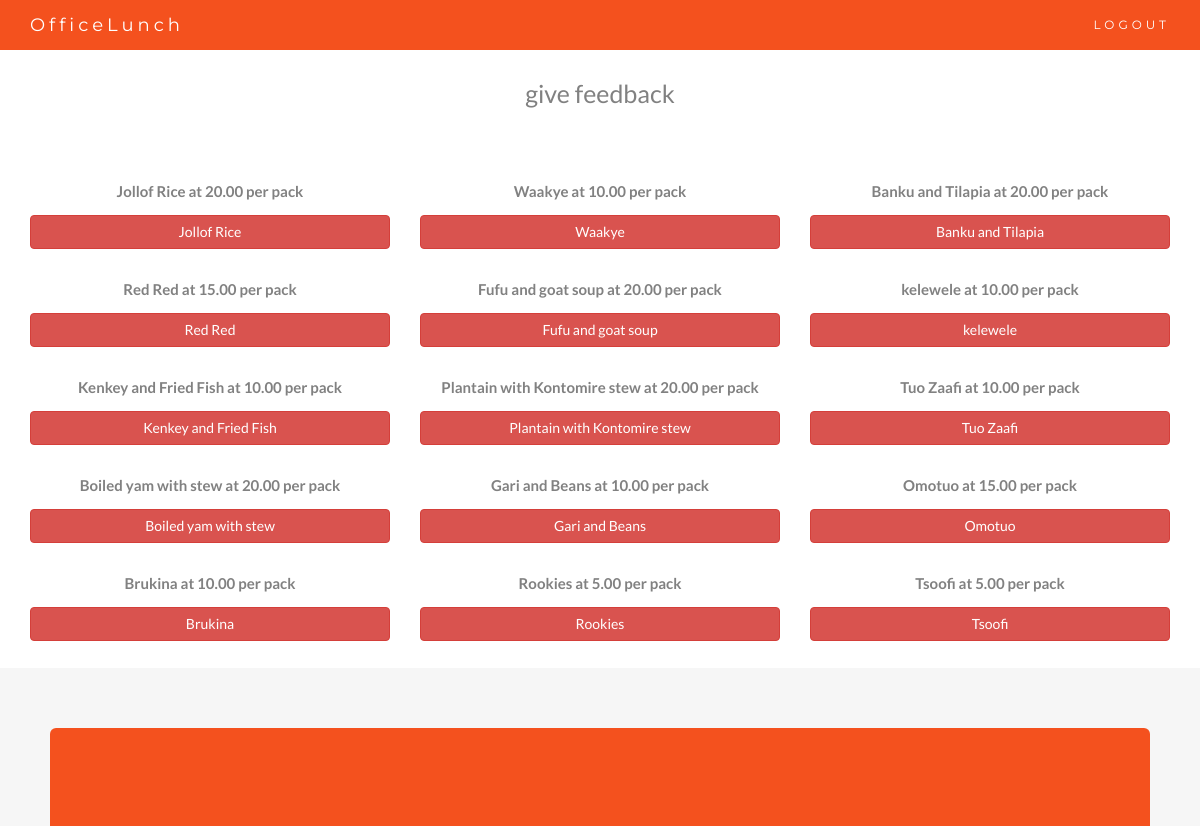
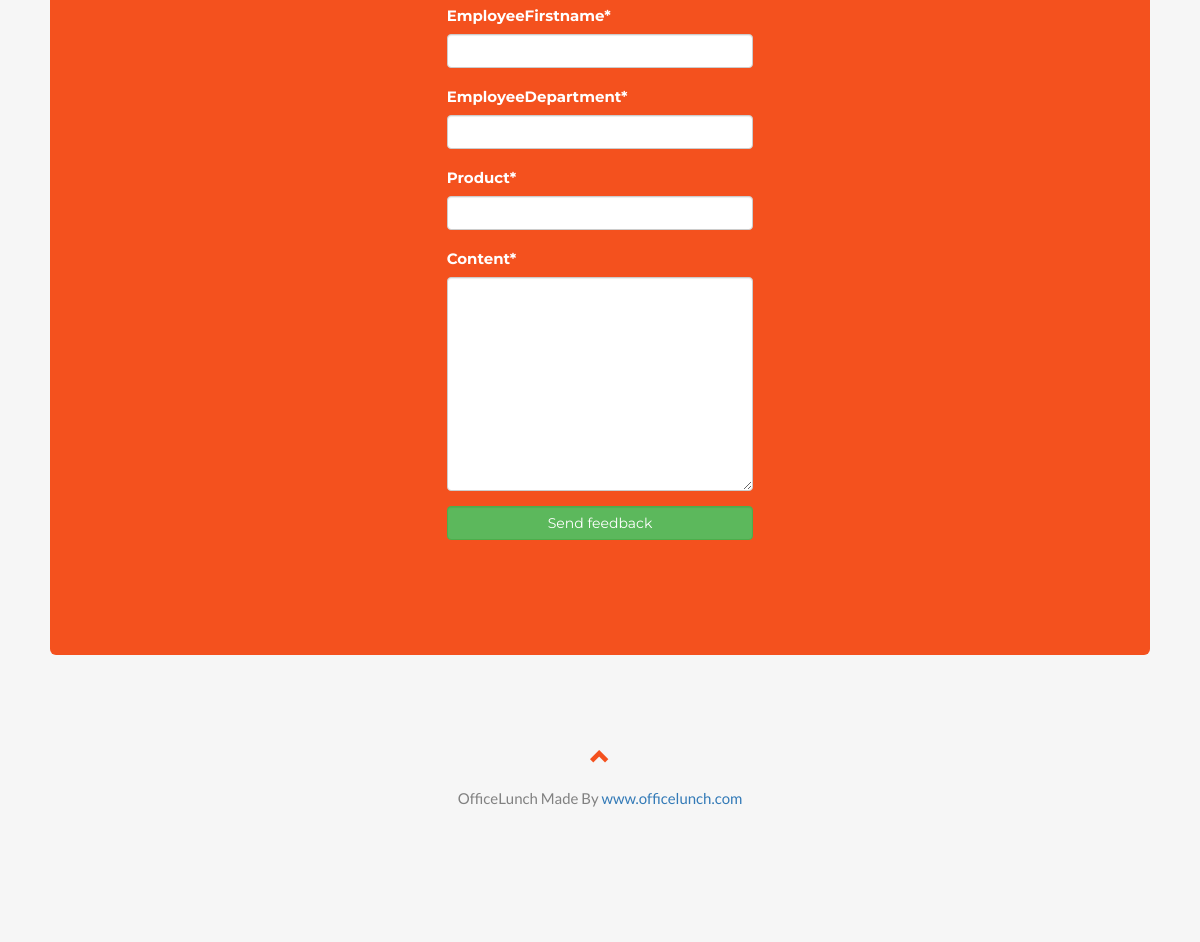
Page /dashboard/feedback on the committed database (2 pictures, top to bottom).
### store/models.py (models this page shows, shortened)
class Product(models.Model):
    meal = models.CharField(max_length=50,
                            validators=[validate_product_name])
    price = models.DecimalField(max_digits=9,decimal_places=2,default=0)

### store/views.py (the view, shortened to what this page needs)
# urls.py: path('dashboard/feedback',views.FeedbackFormView.as_view(), name="feedback"),
class FeedbackFormView(View):
    form_class= FeedbackForm
    template_name='feedback.html'
    def get(self, request):
        form = self.form_class(None)
        all_products = Product.objects.all()
        return render(request, self.template_name, {'form':form,'all_products':all_products})

### store/forms.py
class FeedbackForm(forms.ModelForm):
    class Meta:
        model = Feedback
        fields = ['EmployeeFirstname','EmployeeDepartment','Product','Content']

### store/templates/feedback.html (shortened to what this page needs)
{% extends "dashboard_base.html" %}
{% load crispy_forms_tags %}
{% block banner %}
<div class="container-fluid">
    <div class="row text-center">
        <div class="pahe-header">
                <h1 style="font-size: 25px"> give feedback</h1>
        </div>
    </div>
</div>
<div class="container">
    <div class="row">
        {% if all_products %}
        {% for product in all_products %}
        <div class="col-sm-4">
            <p class="text-center"><strong>{{ product.meal }} at {{ product.price }} per pack</strong></p>
            <button class="btn btn-danger btn-bg  btn-block" type="button">{{ product.meal }}
            </button><br>
        </div>
        {% endfor %}
        {% else %}
        <h3>no products</h3>
        {% endif %}
    </div>
</div>
<div class="container-fluid bg-grey">
    <div class="jumbotron">
        <div class="row justify-content-center">
            <div class="col-md-4"></div>
            <div class="col-md-4">
                <form method="post" action="">
                    {{ form | crispy}}
                    <div class="form-group">
                        <button class="form-control btn btn-success" name="submit" type="submit">Send feedback</button>
                    </div>
                </form>
            </div>
        </div>
    </div>
    {% endblock %}

### store/static/store/style.css (style rules this page uses)
body { font: 400 15px Lato, sans-serif; line-height: 1.8; color: #818181; }
.jumbotron { background-color: #f4511e; color: #fff; padding: 100px 25px; font-family: Montserrat, sans-serif; }
.container-fluid { padding: 60px 50px; }
.bg-grey { background-color: #f6f6f6; }

### rows in the picture
Product: meal "Jollof Rice", price "20.00"
Product: meal "Waakye", price "10.00"
Product: meal "Banku and Tilapia", price "20.00"
Product: meal "Red Red", price "15.00"
Product: meal "Fufu and goat soup", price "20.00"
Product: meal "kelewele", price "10.00"
Product: meal "Kenkey and Fried Fish", price "10.00"
Product: meal "Plantain with Kontomire stew", price "20.00"
Product: meal "Tuo Zaafi", price "10.00"
Product: meal "Boiled yam with stew", price "20.00"
Product: meal "Gari and Beans", price "10.00"
Product: meal "Omotuo", price "15.00"
Product: meal "Brukina", price "10.00"
Product: meal "Rookies", price "5.00"
Product: meal "Tsoofi", price "5.00"
